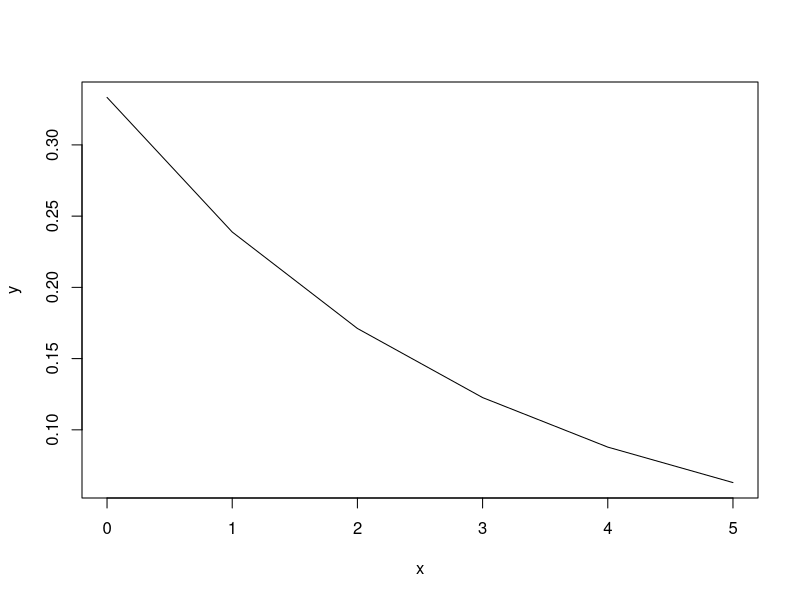
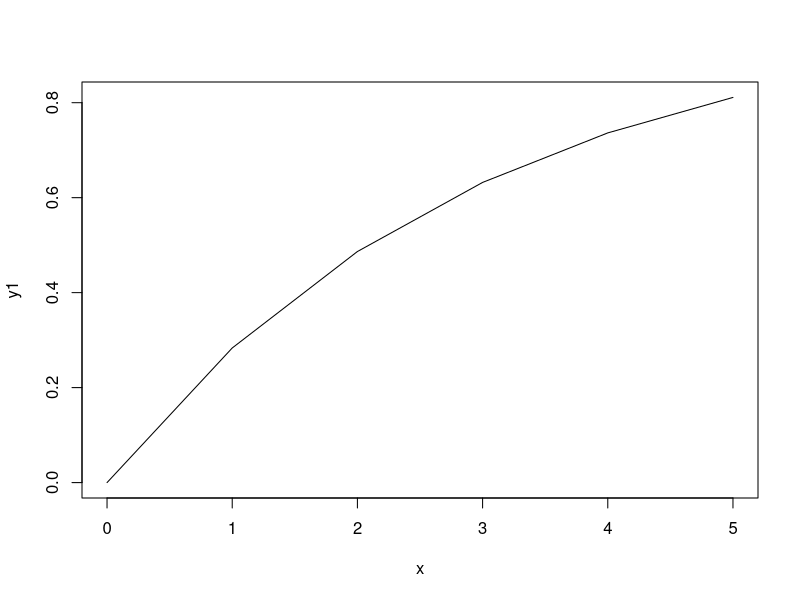
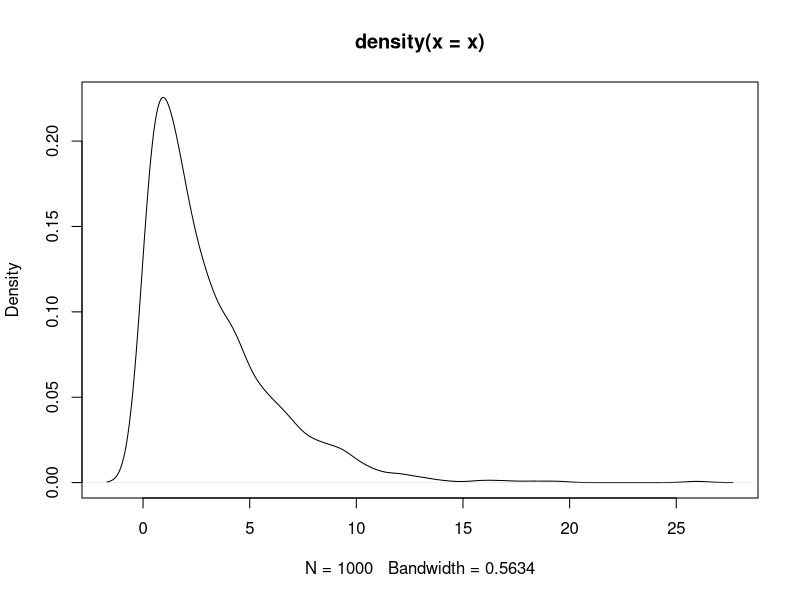
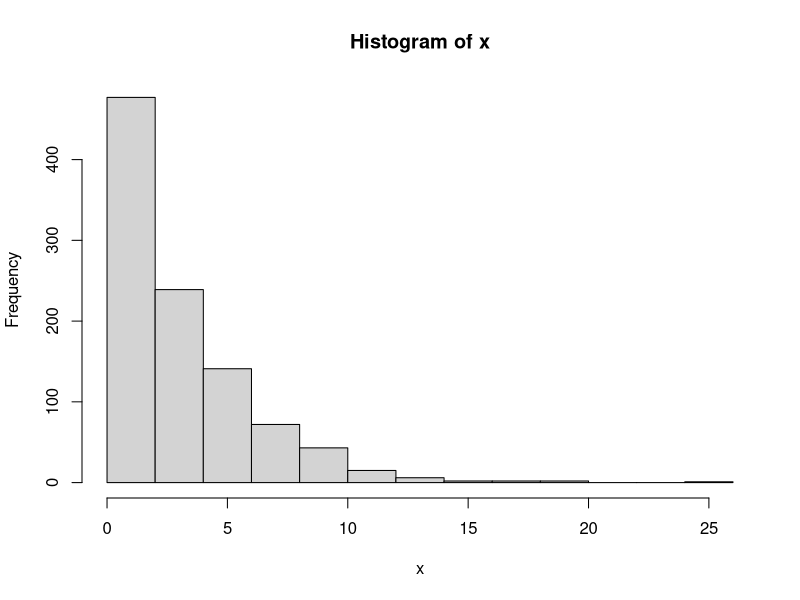

Source code (R) for these figures, in order:
# question 1
a <- punif(45, min = 0, max = 60, lower.tail = FALSE)
print(a)
b <- punif(30, min = 0, max = 60) -
  punif(20, min = 0, max = 60)
print(b)

# question 2
a <- dexp(4, 1 / 3)
print(a)
x <- c(0:5)
y <- dexp(x, 1 / 3)
plot(x = x, y = y, type = "l")
print(pexp(3, 1 / 3))
y1 <- pexp(x, 1 / 3)
plot(x = x, y = y1, type = "l")
x <- rexp(1000, rate = 1 / 3)
plot(density(x))
hist(x)

#question 3
a <- pgamma(1, 2, 1 / 4, lower.tail = FALSE)
print(a)
b <- qgamma(0.7, 2, 1 / 4)
print(b)